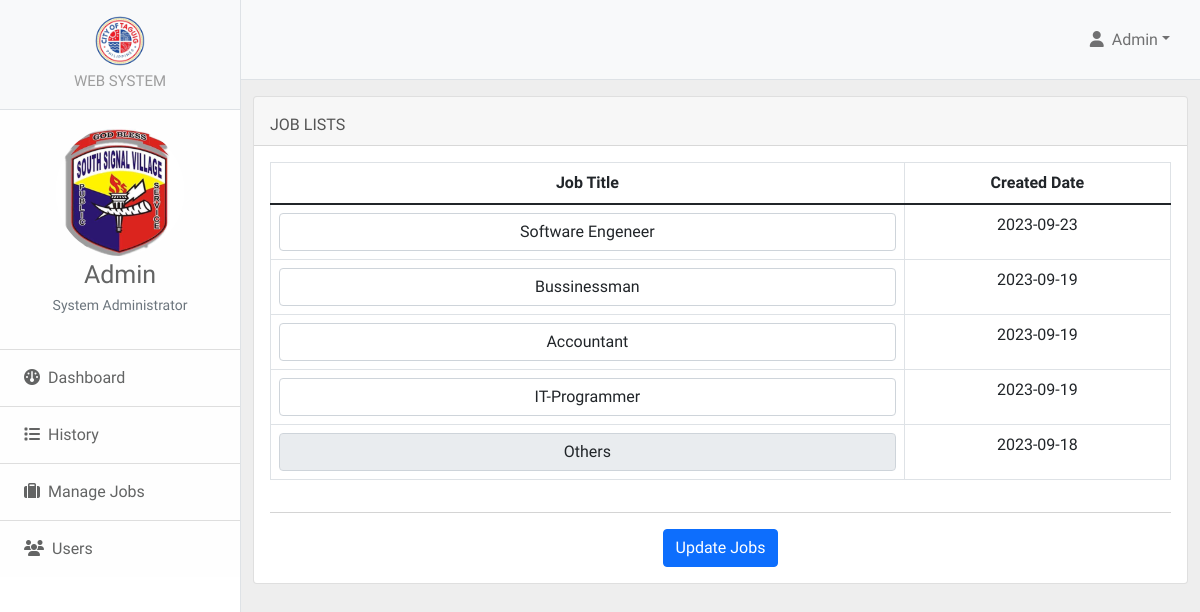
/admin.php?page=a_jobs (signed in), run on the app's committed database.
### tables this page shows
CREATE TABLE `tbl_logo` (
  `logo_id` int(11) NOT NULL,
  `path` text NOT NULL,
  `web_title` text NOT NULL
);

CREATE TABLE `tbl_user` (
  `user_id` int(11) NOT NULL,
  `username` text NOT NULL,
  `f_name` text NOT NULL,
  `l_name` text NOT NULL,
  `email` text NOT NULL,
  `phone` text NOT NULL,
  `password` text NOT NULL,
  `userType` int(11) NOT NULL,
  `avatar` text NOT NULL,
  `u_status` int(11) NOT NULL
);

CREATE TABLE `tbl_jobs` (
  `job_id` int(11) NOT NULL,
  `job_title` text NOT NULL,
  `create_job_date` timestamp NOT NULL DEFAULT current_timestamp() ON UPDATE current_timestamp()
);

### loader.php (called while the page is built, shortened)
<?php
    function autoLoader($className) {
        $path = "Classes/";
        $extension = ".php";
        $filename = $path . $className . $extension;
    }
?>

### Classes/Settings.php (called while the page is built, shortened)
<?php
class Settings
{
    private $conn;
    public function __construct($conn)
    {
        $this->conn = $conn;
    }
    public function getLogo()
    {
        try {
            $stmt = $this->conn->prepare("SELECT * FROM tbl_logo");
            $stmt->execute();
            if ($row = $stmt->fetch(PDO::FETCH_ASSOC)) {
                return $row;
            }
        } catch (Exception $e) {
            return array(
                'message' => $e->getMessage(),
                'status' => 'error'
            );
        }
    }
}

### Classes/Login.php (called while the page is built, shortened)
<?php
class Login
{
    private $conn;
    public function __construct($conn)
    {
        $this->conn = $conn;
    }
    public function showUser($id)
    {
        try {
            $stmt = $this->conn->prepare("SELECT * FROM tbl_user WHERE user_id=$id LIMIT 01");
            $stmt->execute();
            if ($row = $stmt->fetch(PDO::FETCH_ASSOC)) {
                return $row;
            }
        } catch (Exception $e) {
            die($e->getMessage());
        }
    }
}

### Classes/Model.php (called while the page is built, shortened)
<?php
class Model
{
    private $conn;
    public function __construct($conn)
    {
        $this->conn = $conn;
    }
    public function getJobs()
    {
        try {
            $stmt = $this->conn->prepare("SELECT * FROM tbl_jobs ORDER BY job_id DESC");
            $stmt->execute();
            $arr = array();
            while ($row = $stmt->fetch(PDO::FETCH_ASSOC)) {
                $arr[] = $row;
            }
            return $arr;
        } catch (Exception $e) {
            die($e->getMessage());
        }
    }
}

### a_jobs.php (the view, shortened to what this page needs)
<div class="container-fluid pt-3">
    <div class="card">
        <div class="card-header">
            <div class="row">
                <div class="col mt-2">
                    JOB LISTS
                </div>
            </div>
        </div>
        <div class="card-body">
            <div style="overflow: auto;">
                <form action="" method="post">
                    <table class="table table-bordered" style="width: 100%;">
                        <thead>
                            <tr>
                                <th class="text-center">Job Title</th>
                                <th class="text-center">Created Date</th>
                            </tr>
                        </thead>
                        <tbody>
                            <?php $id = '';
                            foreach ($objModel->getJobs() as $job) : ?>
                                <tr>
                                    <td class="text-center">
                                        <input type="text" <?= $job['job_title'] == 'Others' ? 'readonly' : '' ?> class="form-control text-center" value="<?= $job['job_title']; ?>" name="job_title[]">
                                    </td>
                                    <td class="text-center"><?= date('Y-m-d', strtotime($job['create_job_date'])) ?><input type="hidden" value="<?= $job['job_id']; ?>" name="id_jobs[]"></td>
                                </tr>
                            <?php endforeach; ?>
                        </tbody>
                    </table>
            </div>
            <hr>
            <center>
                <button type="submit" class="btn btn-primary text-center">Update Jobs</button>
            </center>
        </div>
    </div>
</div>

### route.php (shortened to what this page needs)
<!DOCTYPE html>
<html lang="en">
<head>
</head>
<body>
    <?php
    include('loader.php');
    $credential = new Credential();
    $db   = new Db();
    $conn = $db->connect($credential);
    $loginObj   = new Login($conn);
    $settingObj = new Settings($conn);
    $objModel   = new Model($conn);
    if (isset($_SESSION['user_id'])) {
        $userData = $loginObj->showUser($_SESSION['user_id']);
    }
    ?>
</body>
</html>

### admin.php (shortened to what this page needs)
<?php
include('route.php');
?>
<!DOCTYPE html>
<html lang="en">
<head>
    <link href="https://cdn.jsdelivr.net/npm/bootstrap@5.1.3/dist/css/bootstrap.min.css" rel="stylesheet">
    <link rel="stylesheet" href="https://cdnjs.cloudflare.com/ajax/libs/font-awesome/6.1.1/css/all.min.css" />
    <link rel="stylesheet" href="https://cdn.datatables.net/1.11.3/css/dataTables.bootstrap5.min.css">
    <link rel="stylesheet" href="./css/styles.css">
</head>
<body>
    <div class="d-flex" id="wrapper">
        <?php
        include('sidebar.php');
        if (isset($_GET['page'])) {
            include($_GET['page'] . '.php');
        } else {
            if ($userData['userType'] == 0) {
                include('a_home.php');
            } else {
                include('u_home.php');
            }
        }
        ?>
    </div>
</body>
</html>

### sidebar.php (shortened to what this page needs)
<div class="border-end bg-white" id="sidebar-wrapper">
    <div class="sidebar-heading border-bottom bg-light">
        <center><a href="."><img style="border-radius: 50%;margin: auto;" src="./uploads/<?= $settingObj->getLogo()['path']; ?>" alt="LOGO" width="50" height="50" class="d-inline-block align-text-top">
                <br><span style="color: #9e9e9e;font-size: 15px">WEB SYSTEM</span></a>
        </center>
    </div>
    <div class="list-group list-group-flush">
        <a class="list-group-item list-group-item-light p-3" data-bs-toggle="modal" data-bs-target="#changePassModal">
            <center><img src="./uploads/<?= $userData['avatar']; ?>" alt="avatar" width="130" height="130" style="border-radius: 50%;">
                <p><span style="font-size: 25px;"><?= ucwords($userData['f_name']); ?></span><br><span class="text-muted" style="font-size: 14px;"> <?= $userData['userType'] == 0 ? 'System Administrator' : 'System User'; ?> </span></p>
            </center>
        </a>
        <?php if ($userData['userType'] == 0) : ?>
            <a class="list-group-item list-group-item-action list-group-item-light p-3 <?= $home; ?>" href="admin.php"><i class="fa-solid fa-gauge px-2"></i>Dashboard</a>
            <a class="list-group-item list-group-item-action list-group-item-light p-3 <?= $home; ?>" href="?page=history_registered"><i class="fa-solid fa-list px-2"></i>History</a>
            <a class="list-group-item list-group-item-action list-group-item-light p-3 <?= $job; ?>" href="?page=a_jobs"><i class="fa-solid fa-suitcase px-2"></i>Manage Jobs</a>
            <?php if (isset($userData['userType']) && $userData['userType'] == 0) : ?>
                <a class="list-group-item list-group-item-action list-group-item-light p-3 <?= $user; ?>" href="?page=a_users"><i class="fa-solid fa-users px-2"></i>Users</a>
            <?php endif; ?>
        <?php endif; ?>
    </div>
</div>
<div id="page-content-wrapper">
    <nav class="navbar navbar-expand-lg navbar-light bg-light border-bottom" style="height:80px;">
        <div class="container-fluid">
            <div class="collapse navbar-collapse" id="navbarSupportedContent">
                <ul class="navbar-nav ms-auto mt-2 mt-lg-0">
                    <li class="nav-item dropdown py-3" style="padding: 10px;">
                    <a class="nav-link dropdown-toggle" id="navbarDropdown" href="#" role="button" data-bs-toggle="dropdown" aria-haspopup="true" aria-expanded="false">
                            <i class="fa-solid fa-user px-2"></i><?= ucwords($userData['f_name']); ?></a>
                    </li>
                </ul>
            </div>
        </div>
    </nav>

### data on the page
tbl_logo: path (picture)
tbl_user: avatar (picture), f_name "Admin"
tbl_jobs: job_title "Software Engeneer", create_job_date "2023-09-23"
tbl_jobs: job_title "Bussinessman", create_job_date "2023-09-19"
tbl_jobs: job_title "Accountant", create_job_date "2023-09-19"
tbl_jobs: job_title "IT-Programmer", create_job_date "2023-09-19"
tbl_jobs: job_title "Others", create_job_date "2023-09-18"
